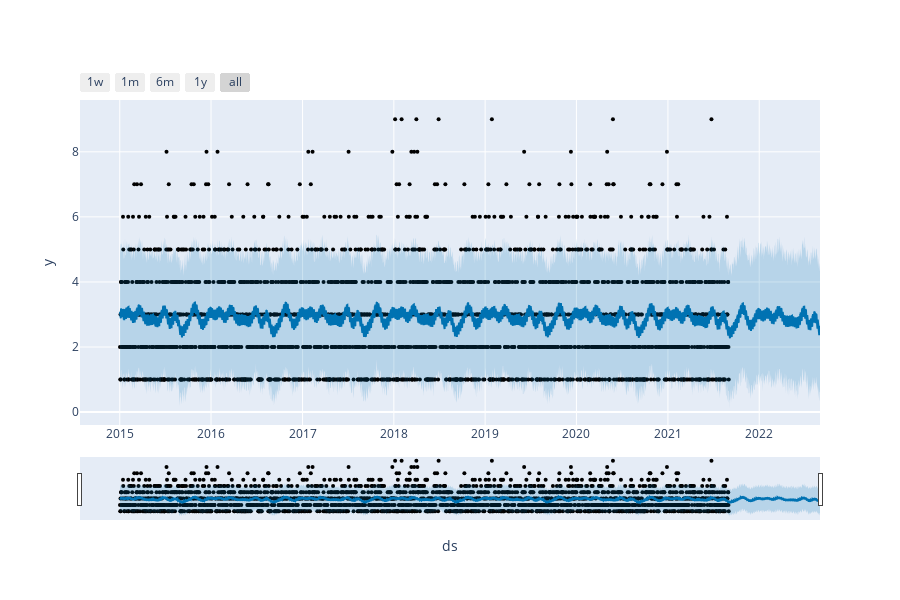

Notebook source saved alongside this figure:
### Code cell
##using plotly to make interactive visualization
from prophet.plot import plot_plotly, plot_components_plotly
plot_plotly(m, forecast)

### Figure 1 — Plotly figure (JSON) as saved in the notebook; plotly's stock layout.template omitted (floating-point values rounded to 4 significant figures; data arrays with more than 128 entries replaced by an {"elided": "..."} marker saying what was removed)
{"data": [{"marker": {"color": "black", "size": 4}, "mode": "markers", "name": "Actual", "type": "scatter", "x": {"elided": "2254 str values"}, "y": {"elided": "2254 int values"}}, {"hoverinfo": "skip", "line": {"width": 0}, "mode": "lines", "type": "scatter", "x": {"elided": "2619 str values"}, "y": {"elided": "2619 float values"}}, {"fill": "tonexty", "fillcolor": "rgba(0, 114, 178, 0.2)", "line": {"color": "#0072B2", "width": 2}, "mode": "lines", "name": "Predicted", "type": "scatter", "x": {"elided": "2619 str values"}, "y": {"elided": "2619 float values"}}, {"fill": "tonexty", "fillcolor": "rgba(0, 114, 178, 0.2)", "hoverinfo": "skip", "line": {"width": 0}, "mode": "lines", "type": "scatter", "x": {"elided": "2619 str values"}, "y": {"elided": "2619 float values"}}], "layout": {"height": 600, "showlegend": false, "width": 900, "xaxis": {"rangeselector": {"buttons": [{"count": 7, "label": "1w", "step": "day", "stepmode": "backward"}, {"count": 1, "label": "1m", "step": "month", "stepmode": "backward"}, {"count": 6, "label": "6m", "step": "month", "stepmode": "backward"}, {"count": 1, "label": "1y", "step": "year", "stepmode": "backward"}, {"step": "all"}]}, "rangeslider": {"visible": true}, "title": {"text": "ds"}, "type": "date"}, "yaxis": {"title": {"text": "y"}}}}
